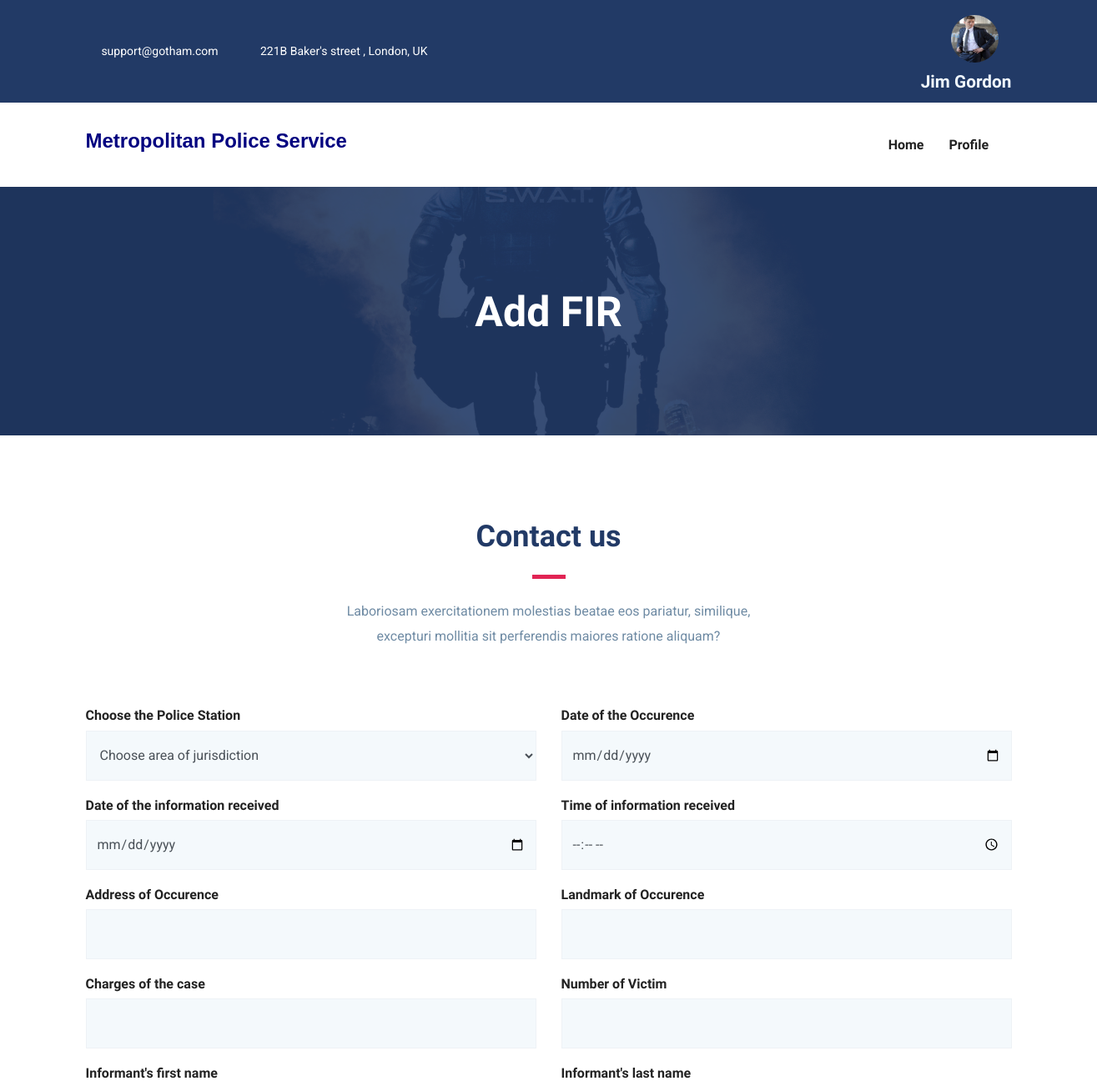
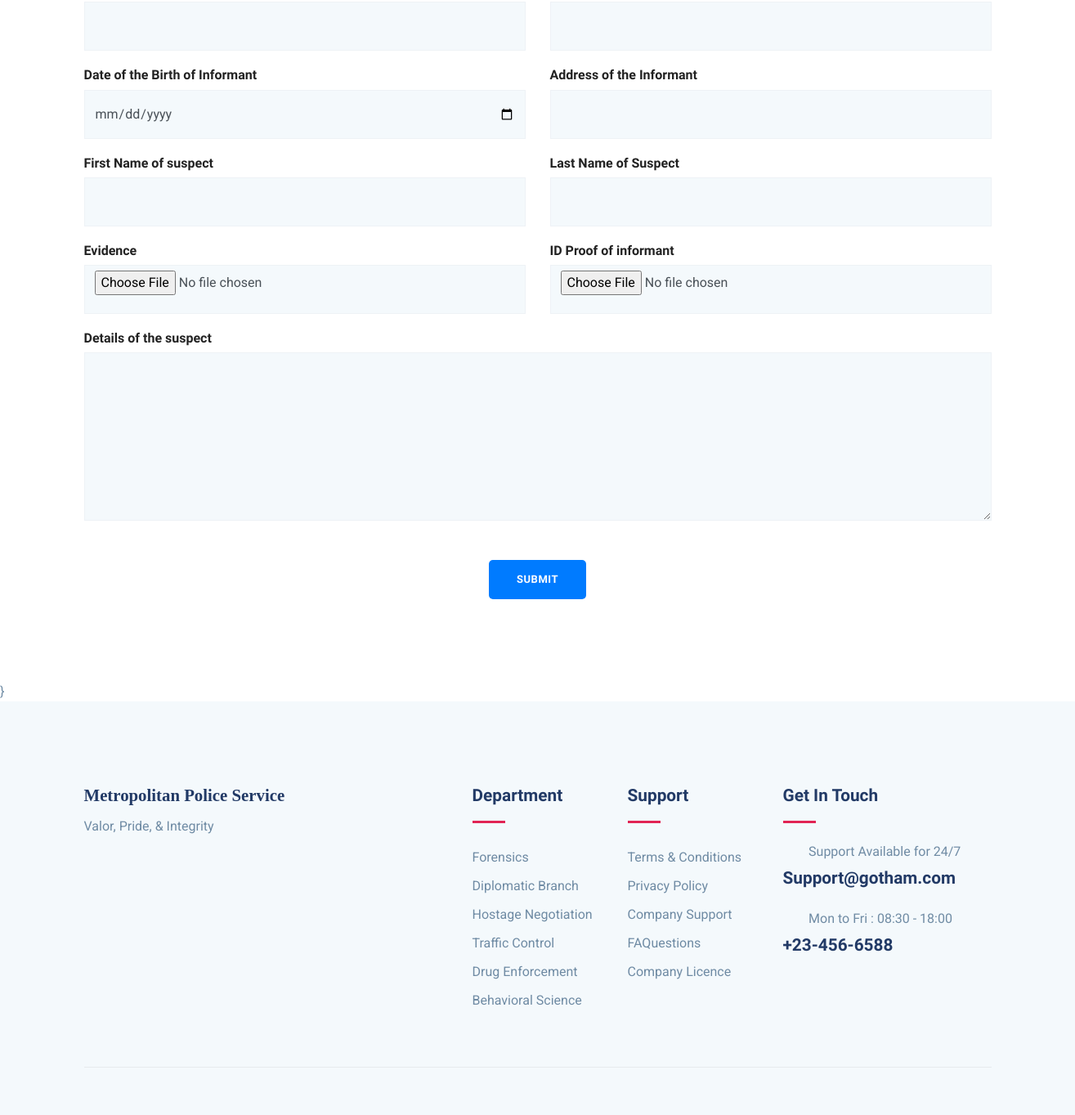
/add-FIR/ (signed in), run on the app's committed database (2 pictures, top to bottom).
### myapp/models.py (models this page shows, shortened)
class User(models.Model):
    fname= models.CharField(max_length=40)
    lname= models.CharField(max_length=40)
    email= models.EmailField(unique=True)
    phone= models.CharField(max_length=40)
    password=models.CharField(max_length=10)
    pic= models.FileField(upload_to = 'Profile', default='default.jpg')

### myapp/views.py (the view, shortened to what this page needs)
# urls.py: path('add-FIR/',views.add_FIR,name='add-FIR'),
def add_FIR(request):
    uid = User.objects.get(email=request.session['email'])
    stationary = Station.objects.all()
    return render(request,'add_FIR.html',{'uid':uid,'stationary':stationary})

### myapp/templates/add_FIR.html (shortened to what this page needs)
{% extends 'header1.html' %}
{% load static %}
{% block content %}
<section class="page-title back-9550">
	<div class="container">
	  <div class="row">
		<div class="col-md-12">
		  <div class="block text-center">
			<h1 class="text-capitalize mb-5 text-lg">Add FIR </h1>
		  </div>
		</div>
	  </div>
	</div>
  </section>
<section class="contact-form-wrap section">
    <div class="container">
        <div class="row justify-content-center">
            <div class="col-lg-6">
                <div class="section-title text-center">
                    <h2 class="text-md mb-2">Contact us</h2>
                    <div class="divider mx-auto my-4"></div>
                    <p class="mb-5">Laboriosam exercitationem molestias beatae eos pariatur, similique, excepturi mollitia sit perferendis maiores ratione aliquam?</p>
                </div>
            </div>
        </div>
        <div class="row">
            <div class="col-lg-12 col-md-12 col-sm-12">
                <form class="submit" type="submit" method="post" action="{% url 'add-FIR' %}" enctype="multipart/form-data">
                    <div class="row">
                        <div class="col-lg-6">
                            <div class="form-group">
                                <h6>Choose the Police Station</h6>
                                <select name="police" class="form-control" id="exampleFormControlSelect1">
                                  <option>Choose area of jurisdiction</option>
                                </select>
                            </div>
                        </div>
                        <div class="col-lg-6">
                            <div class="form-group">
                                <h6>Date of the Occurence</h6>
                                <input name="date"  type="date" class="form-control" placeholder="dd/mm/yyyy">
                            </div>
                        </div>
                         <div class="col-lg-6">
                            <div class="form-group">
                                <h6>Date of the information received</h6>
                                <input name="rdate"  type="date" class="form-control" placeholder="dd/mm/yyyy">
                            </div>
                        </div>
                         <div class="col-lg-6">
                            <div class="form-group">
                                <h6>Time of information received</h6>
                                <input name="time" type="time" class="form-control" placeholder="">
                            </div>
                        </div>
                        <div class="col-lg-6">
                            <div class="form-group">
                                <h6>Address of Occurence</h6>
                                <input name="address" type="text" class="form-control" placeholder="">
                            </div>
                        </div>
                        <div class="col-lg-6">
                            <div class="form-group">
                                <h6>Landmark of Occurence</h6>
                                <input name="landmark" type="text" class="form-control" placeholder="">
                            </div>
                        </div>
                        <div class="col-lg-6">
                            <div class="form-group">
                                <h6>Charges of the case</h6>
                                <input name="charge" type="text" class="form-control" placeholder="">
                            </div>
                        </div>
                        <div class="col-lg-6">
                            <div class="form-group">
                                <h6>Number of Victim</h6>
                                <input name="victim" type="number" class="form-control" placeholder="">
                            </div>
                        </div>
                        <div class="col-lg-6">
                            <div class="form-group">
                                <h6>Informant's first name</h6>
                                <input name="fname" type="text" class="form-control" placeholder="">
                            </div>
                        </div>
                        <div class="col-lg-6">
                            <div class="form-group">
                                <h6>Informant's last name</h6>
                                <input name="lname" type="text" class="form-control" placeholder="">
                            </div>
                        </div>
                        <div class="col-lg-6">
                            <div class="form-group">
                                <h6>Date of the Birth of Informant</h6>
                                <input name="dob" type="date" class="form-control" placeholder="dd/mm/yyyy">
                            </div>
                        </div>
                        <div class="col-lg-6">
                            <div class="form-group">
                                <h6>Address of the Informant</h6>
                                <input name="info_address" type="text" class="form-control" >
                            </div>
                        </div>
                        <div class="col-lg-6">
                            <div class="form-group">
                                <h6>First Name of suspect</h6>
                                <input name="sname" type="text" class="form-control" >
                            </div>
                        </div>
                        <div class="col-lg-6">
                            <div class="form-group">
                                <h6>Last Name of Suspect</h6>
                                <input name="slname" type="text" class="form-control" >
                            </div>
                        </div>
                        <div class="col-lg-6">
                            <div class="form-group">
                                <h6>Evidence</h6>
                                <input name="evi" type="file" class="form-control" >
                            </div>
                        </div>
                        <div class="col-lg-6">
                            <div class="form-group">
                                <h6>ID Proof of informant</h6>
                                <input name="ID" type="file" class="form-control" >
                            </div>
                        </div>
                    </div>
                    <div>
                        <div class="form-group-2 mb-4">
                            <h6>Details of the suspect</h6>
                            <textarea name="sdetail" class="form-control" rows="8" ></textarea>
                        </div>
                    </div>
                    <div class="text-center">
                        <button type="submit" class="btn btn-primary mt-4" >Submit</button>
                    </div>
                </form>
            </div>
        </div>
    </div>
</section>
{% endblock %}

### myapp/templates/header1.html (shortened to what this page needs)
{% load static %}
<!DOCTYPE html>
<html lang="zxx">
<head>
  <link rel="stylesheet" href="{% static 'plugins/bootstrap/css/bootstrap.min.css' %}">
  <link rel="stylesheet" href="{% static 'plugins/icofont/icofont.min.css' %}">
  <link rel="stylesheet" href="{% static 'plugins/slick-carousel/slick/slick.css' %}">
  <link rel="stylesheet" href="{% static 'plugins/slick-carousel/slick/slick-theme.css' %}">
  <link rel="stylesheet" href="{% static 'css/style.css' %}">
</head>
<body id="top">
<header>
	<div class="header-top-bar">
		<div class="container">
			<div class="row align-items-center">
				<div class="col-lg-6">
					<ul class="top-bar-info list-inline-item pl-0 mb-0">
						<li class="list-inline-item"><a href="mailto:support@gmail.com"><i class="icofont-support-faq mr-2"></i>support@gotham.com</a></li>
						<li class="list-inline-item"><i class="icofont-location-pin mr-2"></i>221B Baker's street , London, UK </li>
					</ul>
				</div>
				<div class="col-lg-6">
					<div class="text-lg-right top-right-bar mt-2 mt-lg-0">
						<a class="nav-link active" href="{% url 'view-profile' %}">
							{% if uid.pic.url %}
							<img src="{{uid.pic.url}}" alt = "image placeholder" style = "border-radius: 3cm; height : 1.5cm ; width : 1.5cm;">
							{% else %}
							<img src="{% static 'default.jpg' %}" alt = "image placeholder" style = "border-radius: 3cm; height : 1.5cm ; width : 1.5cm;">
							{% endif %}
						</a>
						<span class="h4" style = "color:aliceblue">{{uid.fname}} {{uid.lname}}</span>
					</div>
				</div>
			</div>
		</div>
	</div>
	<nav class="navbar navbar-expand-lg navigation" id="navbar">
		<div class="container">
				<h3 style = "font-family: sans-serif; color : navy">Metropolitan Police Service</h3>
		  <div class="collapse navbar-collapse" id="navbarmain">
			<ul class="navbar-nav ml-auto">
			  <li class="nav-item active">
				<a class="nav-link active" href="{% url 'home' %}">
					<span class="nav-link-text">Home</span>
				  </a>
			  </li>
              <li class="nav-item dropdown">
				<a class="nav-link dropdown-toggle" href="#" id="dropdown03" data-toggle="dropdown" aria-haspopup="true" aria-expanded="false">Profile<i class="icofont-thin-down"></i></a>
			  </li>
			</ul>
		  </div>
		</div>
	</nav>
</header>
{% block content %}
{% endblock %}}
<footer class="footer section gray-bg">
	<div class="container">
		<div class="row">
			<div class="col-lg-4 mr-auto col-sm-6">
				<div class="widget mb-5 mb-lg-0">
					<h4 style = " font-family:fantasy ;">Metropolitan Police Service</h4>
					<p>Valor, Pride, & Integrity</p>
					<ul class="list-inline footer-socials mt-4">
						<li class="list-inline-item"><i class="icofont-facebook"></i></li>
						<li class="list-inline-item"><i class="icofont-twitter"></i></li>
						<li class="list-inline-item"><i class="icofont-linkedin"></i></li>
					</ul>
				</div>
			</div>
			<div class="col-lg-2 col-md-6 col-sm-6">
				<div class="widget mb-5 mb-lg-0">
					<h4 class="text-capitalize mb-3">Department</h4>
					<div class="divider mb-4"></div>
					<ul class="list-unstyled footer-menu lh-35">
						<li>Forensics</li>
						<li>Diplomatic Branch</li>
						<li>Hostage Negotiation</li>
						<li>Traffic Control</li>
						<li>Drug Enforcement</li>
						<li>Behavioral Science</li>
					</ul>
				</div>
			</div>
			<div class="col-lg-2 col-md-6 col-sm-6">
				<div class="widget mb-5 mb-lg-0">
					<h4 class="text-capitalize mb-3">Support</h4>
					<div class="divider mb-4"></div>
					<ul class="list-unstyled footer-menu lh-35">
						<li><a href="#">Terms & Conditions</a></li>
						<li><a href="#">Privacy Policy</a></li>
						<li><a href="#">Company Support </a></li>
						<li><a href="#">FAQuestions</a></li>
						<li><a href="#">Company Licence</a></li>
					</ul>
				</div>
			</div>
			<div class="col-lg-3 col-md-6 col-sm-6">
				<div class="widget widget-contact mb-5 mb-lg-0">
					<h4 class="text-capitalize mb-3">Get in Touch</h4>
					<div class="divider mb-4"></div>
					<div class="footer-contact-block mb-4">
						<div class="icon d-flex align-items-center">
							<i class="icofont-email mr-3"></i>
							<span class="h6 mb-0">Support Available for 24/7</span>
						</div>
						<h4 class="mt-2">Support@gotham.com</a></h4>
					</div>
					<div class="footer-contact-block">
						<div class="icon d-flex align-items-center">
							<i class="icofont-support mr-3"></i>
							<span class="h6 mb-0">Mon to Fri : 08:30 - 18:00</span>
						</div>
						<h4 class="mt-2">+23-456-6588</h4>
					</div>
				</div>
			</div>
		</div>
		<div class="footer-btm py-4 mt-5">
		</div>
	</div>
</footer>
  </body>
  </html>

### myapp/static/css/style.css (style rules this page uses)
html { overflow-x: hidden; }
body { line-height: 1.6; font-family: "Roboto", sans-serif; -webkit-font-smoothing: antialiased; font-size: 16px; color: #6F8BA4; font-weight: 400; }
h1, .h1, h2, .h2, h3, .h3, h4, .h4, h5, .h5, h6, .h6 { font-family: "Exo", sans-serif; font-weight: 700; color: #222; }
h1, .h1 { font-size: 2.5rem; }
h2, .h2 { font-size: 44px; }
h3, .h3 { font-size: 1.5rem; }
h4, .h4 { font-size: 1.3rem; line-height: 30px; }
h6, .h6 { font-size: 1rem; }
p { line-height: 30px; }
input[type="email"], input[type="password"], input[type="text"], input[type="tel"] { box-shadow: none; height: 45px; outline: none; font-size: 14px; }
.form-control { box-shadow: none; border-radius: 0; }
.btn { display: inline-block; font-size: 14px; font-size: 0.8125rem; font-weight: 700; letter-spacing: .5px; padding: .75rem 2rem; font-family: "Exo", sans-serif; text-transform: uppercase; border-radius: 5px; border: 2px solid transparent; transition: all .35s ease; }
.section { padding: 100px 0; }
.text-md { font-size: 2.25rem; }
.text-lg { font-size: 3.75rem; }
a { color: #222; text-decoration: none; transition: all .35s ease; }
.page-title { padding: 120px 0px 70px 0px; position: relative; }
.page-title .block h1 { color: #fff; }
.section-title { margin-bottom: 70px; }
.section-title h2 { color: #223a66; }
.text-lg { font-size: 50px; }
.gray-bg { background: #f4f9fc; }
#navbarmain { padding: 20px 0px; }
#navbarmain .nav-link { font-weight: 600; padding: 10px 15px; color: #222; font-family: "Exo", sans-serif; text-transform: capitalize; font-size: 16px; transition: all .25s ease; }
.dropdown-toggle::after { display: none; }
.header-top-bar { background: #223a66; font-size: 14px; padding: 10px 0px; box-shadow: 0 1px 2px rgba(0, 0, 0, 0.05); color: #fff; }
.top-bar-info li a { color: #fff; margin-right: 20px; }
.back-9550 { background: url("../images/bg/swat.jpg") no-repeat 50% 50%; background-size: cover; position: relative; }
.divider { width: 40px; height: 5px; background: #e12454; }
.lh-35 { line-height: 35px; }
.contact-form-wrap .form-group { margin-bottom: 20px; }
.contact-form-wrap .form-group .form-control { height: 60px; border: 1px solid #EEF2F6; box-shadow: none; width: 100%; background: #f4f9fc; }
.contact-form-wrap .form-group-2 { margin-bottom: 13px; }
.contact-form-wrap .form-group-2 textarea { height: auto; border: 1px solid #EEF2F6; box-shadow: none; background: #f4f9fc; width: 100%; }
.footer { padding-bottom: 10px; }
.widget .divider { height: 3px; }
.widget h4 { color: #223a66; }
.widget .footer-menu a { color: #6F8BA4; }
.footer-contact-block span { font-weight: 400; color: #6F8BA4; }
.footer-contact-block i { font-size: 20px; }
.footer-btm { border-top: 1px solid rgba(0, 0, 0, 0.06); }

### data on the page
User: pic (picture), fname "Jim", lname "Gordon"
